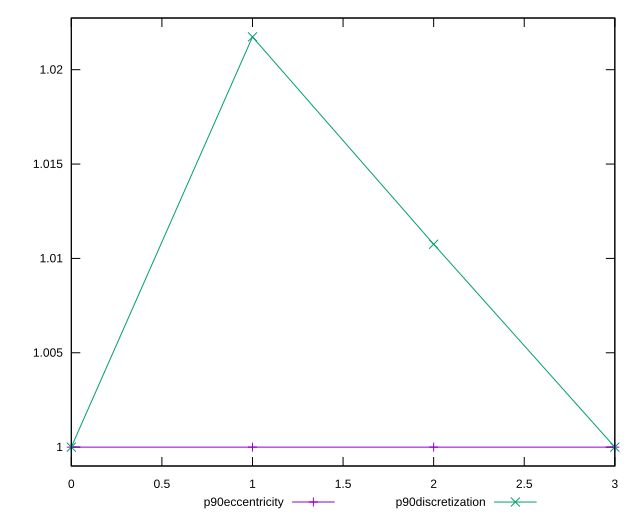

Generate this figure with gnuplot:
reset

$p90Eccentricity <<EOF
0 0.9999999999999997
1 1.0000000000000002
2 0.9999999999999992
3 1.0000000000000002
EOF

$p90Discretization <<EOF
0 1
1 1.0217391304347827
2 1.010752688172043
3 1
EOF

set key outside below
set xrange [0:3]
set yrange [0.9989999999999992:1.0227391304347826]
set trange [0.9989999999999992:1.0227391304347826]
set terminal svg size 640, 520 enhanced background rgb 'white'
set output "reports/report_00032_2021-02-25T10-28-15.087Z/bootup-time/progression/eccentricity.svg"

plot $p90Eccentricity title "p90eccentricity" with linespoints, \
     $p90Discretization title "p90discretization" with linespoints

reset
